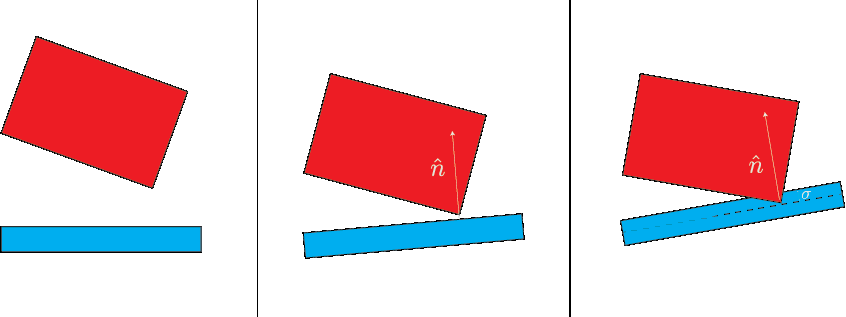
#> input picture Motion_Planner/drake/multibody/constraint/images/colliding-boxes.png, 846 x 317 px
$ python compute_all_vis.py ../../../Motion_Planner/drake/multibody/constraint/images/colliding-boxes.png
#> lines starting #> are read from the running program, lines starting #| are printed output that depends on the picture; after the words box and inside, x2 and y2 are one past the last pixel; in counts of white or black regions, pixels touching at a corner belong together
import os
import sys
import code

import cv2
import numpy as np
import matplotlib.pyplot as plt
from skfmm import distance
import argparse

from vis2d import vis2d


def compute_visibility(phi, psi, x0, dx):
    # assumes x0 is [n,2] matrix, each row is an observing location
    psi_current = vis2d(phi, np.round(x0[-1,:]/dx).astype(int))
    psi_current = distance(psi_current,dx)
    psi = np.maximum(psi, psi_current)
    return psi, psi_current


def img2obj(image):
    # from image, compute obstacles using row major indexing
    h,w = image.shape[:2]
    obj = []

    # assuming
    for i in range(h):
        for j in range(w):
            if image[i,j] < 254:
                obj.append(i*w + j)  # row major?
    return obj


def obj2img(obj, h, w):

    # convert to image for computation
    image = 255 * np.ones((h,w))

    numObj = len(obj)

    for ind in obj:
        i = ind // w
        j = ind % w
        image[i,j] = 0

    return image


def createCircle(center, radius, x, y):
    dx = x[0,1] - x[0,0]
    mask = (x-center[1])**2 + (y-center[0])**2 <= radius**2
    mask = 1*mask # convert to number
    return mask

def compute_visibility_for_all(obj, h, w, radius = np.inf):
    image = obj2img(obj, h, w)
    image = image * 1.0/image.max() # rescale to [0,1]
    dx = 1.0/h
    phi = distance( (image-.5)*2*dx, dx ) # do we need to convert to signed distance function? yes

    notVis = {}  # dictionary containing {position: [non visible positions] }

    # create a grid for circular mask
    x = np.linspace(0,w-1,w)
    y = np.linspace(0,h-1,h)
    x,y = np.meshgrid(x,y)

    for i in range(0,h):  # for now we have to skip borders until i have time to modify the edge cases for vis2d
        for j in range(0,w):
            if phi[i,j] == 0:
                continue  # ignore positions inside obstacles
            mask = createCircle([i,j], radius, x, y)
            psi = vis2d(phi, [i,j])
            psi = 1*(psi>0) * mask
            I,J = np.where(psi==0)  # subscripts of obstacles
            occluded = (I*w + J).tolist()
            notVis[i*w + j] = set(occluded)
    return notVis


if __name__ == '__main__':
    parser = argparse.ArgumentParser()
    parser.add_argument('image_path')
    args = parser.parse_args()

    np.random.seed(0)

    # simulate suda's gridworld input
    image = cv2.imread(args.image_path,cv2.IMREAD_GRAYSCALE) # 0 if obstacle, 255 if free space
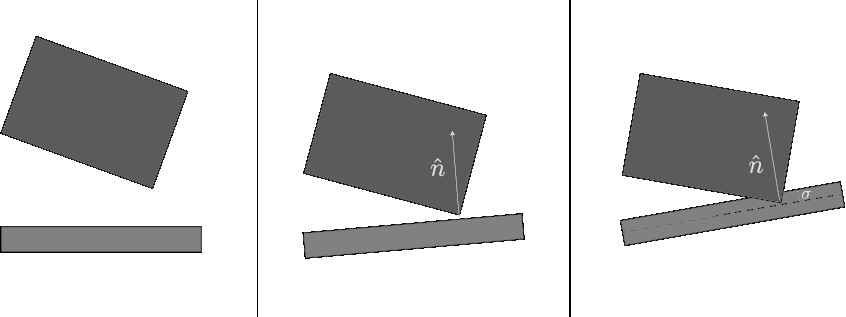
#> image: shape (317, 846); min 0, max 255, mean 213.8
    h,w = image.shape[:2]
#> h = 317; w = 846
    obj = img2obj(image)   # list containing row major indices of objects
#> obj = 69174 items

    # compute visibility for each state
    notVis = compute_visibility_for_all(obj, h, w, radius = 10)
#> in obj2img, `numObj = len(obj)`: numObj = 69174
#> the loop in obj2img, `for ind in obj:` made 69174 passes
#> (ind, i, j) on passes 1 to 3: (257, 0, 257), (569, 0, 569), (570, 0, 570)
#> after the loop in obj2img, `for ind in obj:`:
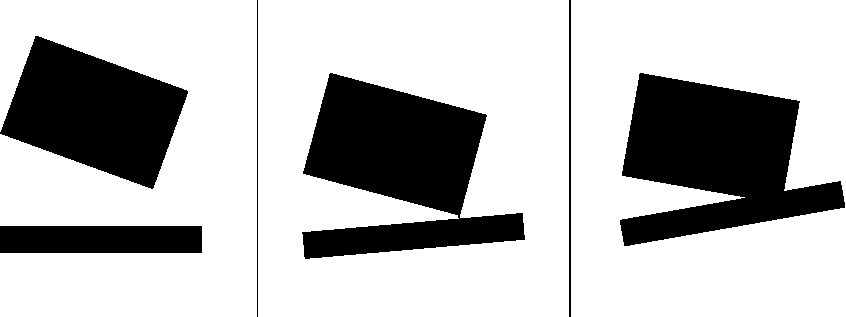
#> image: shape (317, 846) float64; 74.2% white; 6 black regions, box (x1, y1, x2, y2) and area: (302, 73, 525, 259) 22952, (620, 73, 845, 246) 22798, (0, 36, 188, 189) 17019, (0, 226, 202, 253) 5454, (569, 0, 571, 317) 634, (257, 0, 258, 317) 317
#> (the run stopped early here; a loop or call above may not have finished)
